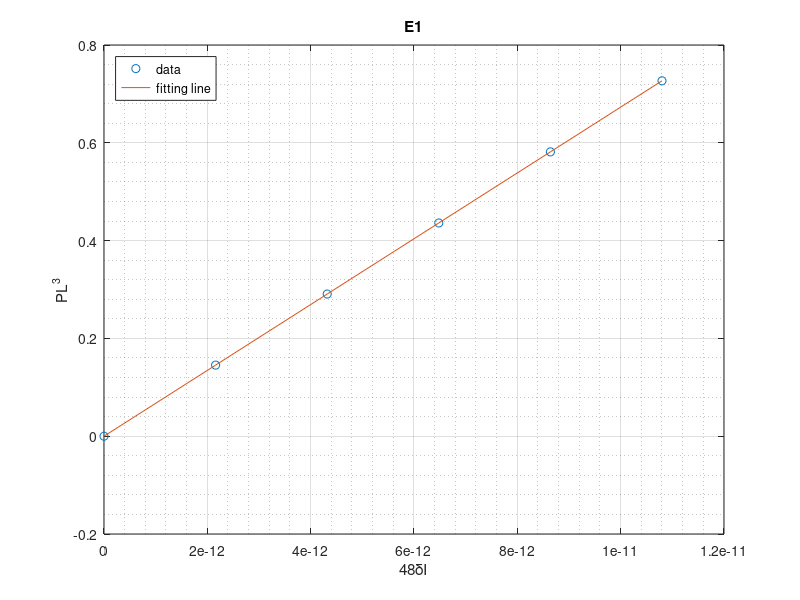

Write the MATLAB code that produced this figure.
close all; clear all; clc;


d = [0 1 2 3 4 5 10 30 50];
n = 1:6;
x=48*45*10^-12*10^-3*d(n);
y=9.81*0.2*(n-1)*0.42^3;

p = polyfit(x,y,1);
f = polyval(p,x);

plot(x,y,'o',x,f,'-')
grid on;
grid minor;

xlabel("48δI");
ylabel("PL^3");
title('E1');

legend({'data','fitting line'},'location','northwest');

%{
d = [0 0.913 2.38 3.49 4.68 6.03];
m = [0 0.206 0.412 0.618 0.824 1.03];
n = 1:5;
x=45*10^-12*10^-4*d(n);
y=1.5*10^-3*m(n);

p = polyfit(x,y,1);
f = polyval(p,x);

plot(x,y,'o',x,f,'-')
grid on;
grid minor;

xlabel("Iϵ");
ylabel("Mc");
title('E2');

legend({'data','fitting line'},'location','northwest');
%}